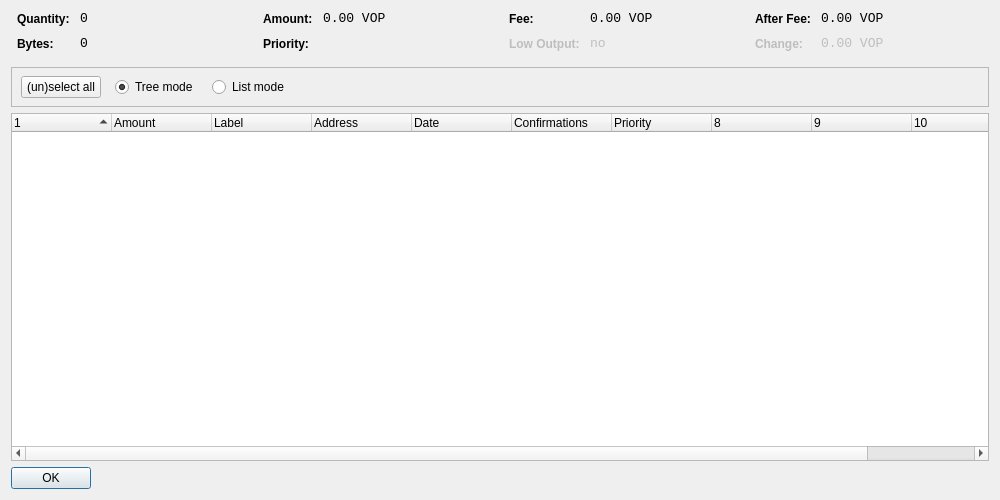
<?xml version="1.0" encoding="UTF-8"?>
<ui version="4.0">
 <class>CoinControlDialog</class>
 <widget class="QDialog" name="CoinControlDialog">
  <property name="geometry">
   <rect>
    <x>0</x>
    <y>0</y>
    <width>1000</width>
    <height>500</height>
   </rect>
  </property>
  <property name="windowTitle">
   <string>Coin Control</string>
  </property>
  <layout class="QVBoxLayout" name="verticalLayout">
   <item>
    <layout class="QHBoxLayout" name="horizontalLayoutTop" stretch="0,0,0,0">
     <property name="topMargin">
      <number>0</number>
     </property>
     <property name="bottomMargin">
      <number>10</number>
     </property>
     <item>
      <layout class="QFormLayout" name="formLayoutCoinControl1">
       <property name="horizontalSpacing">
        <number>10</number>
       </property>
       <property name="verticalSpacing">
        <number>10</number>
       </property>
       <property name="leftMargin">
        <number>6</number>
       </property>
       <property name="rightMargin">
        <number>6</number>
       </property>
       <item row="0" column="0">
        <widget class="QLabel" name="labelCoinControlQuantityText">
         <property name="styleSheet">
          <string notr="true">font-weight:bold;</string>
         </property>
         <property name="text">
          <string>Quantity:</string>
         </property>
        </widget>
       </item>
       <item row="0" column="1">
        <widget class="QLabel" name="labelCoinControlQuantity">
         <property name="font">
          <font>
           <family>Monospace</family>
           <pointsize>10</pointsize>
          </font>
         </property>
         <property name="cursor">
          <cursorShape>IBeamCursor</cursorShape>
         </property>
         <property name="contextMenuPolicy">
          <enum>Qt::ActionsContextMenu</enum>
         </property>
         <property name="text">
          <string notr="true">0</string>
         </property>
         <property name="textInteractionFlags">
          <set>Qt::LinksAccessibleByMouse|Qt::TextSelectableByKeyboard|Qt::TextSelectableByMouse</set>
         </property>
        </widget>
       </item>
       <item row="1" column="0">
        <widget class="QLabel" name="labelCoinControlBytesText">
         <property name="styleSheet">
          <string notr="true">font-weight:bold;</string>
         </property>
         <property name="text">
          <string>Bytes:</string>
         </property>
        </widget>
       </item>
       <item row="1" column="1">
        <widget class="QLabel" name="labelCoinControlBytes">
         <property name="font">
          <font>
           <family>Monospace</family>
           <pointsize>10</pointsize>
          </font>
         </property>
         <property name="cursor">
          <cursorShape>IBeamCursor</cursorShape>
         </property>
         <property name="contextMenuPolicy">
          <enum>Qt::ActionsContextMenu</enum>
         </property>
         <property name="text">
          <string notr="true">0</string>
         </property>
         <property name="textInteractionFlags">
          <set>Qt::LinksAccessibleByMouse|Qt::TextSelectableByKeyboard|Qt::TextSelectableByMouse</set>
         </property>
        </widget>
       </item>
      </layout>
     </item>
     <item>
      <layout class="QFormLayout" name="formLayoutCoinControl2">
       <property name="horizontalSpacing">
        <number>10</number>
       </property>
       <property name="verticalSpacing">
        <number>10</number>
       </property>
       <property name="leftMargin">
        <number>6</number>
       </property>
       <property name="rightMargin">
        <number>6</number>
       </property>
       <item row="0" column="0">
        <widget class="QLabel" name="labelCoinControlAmountText">
         <property name="styleSheet">
          <string notr="true">font-weight:bold;</string>
         </property>
         <property name="text">
          <string>Amount:</string>
         </property>
        </widget>
       </item>
       <item row="0" column="1">
        <widget class="QLabel" name="labelCoinControlAmount">
         <property name="font">
          <font>
           <family>Monospace</family>
           <pointsize>10</pointsize>
          </font>
         </property>
         <property name="cursor">
          <cursorShape>IBeamCursor</cursorShape>
         </property>
         <property name="contextMenuPolicy">
          <enum>Qt::ActionsContextMenu</enum>
         </property>
         <property name="text">
          <string notr="true">0.00 VOP</string>
         </property>
         <property name="textInteractionFlags">
          <set>Qt::LinksAccessibleByMouse|Qt::TextSelectableByKeyboard|Qt::TextSelectableByMouse</set>
         </property>
        </widget>
       </item>
       <item row="1" column="0">
        <widget class="QLabel" name="labelCoinControlPriorityText">
         <property name="styleSheet">
          <string notr="true">font-weight:bold;</string>
         </property>
         <property name="text">
          <string>Priority:</string>
         </property>
        </widget>
       </item>
       <item row="1" column="1">
        <widget class="QLabel" name="labelCoinControlPriority">
         <property name="font">
          <font>
           <family>Monospace</family>
           <pointsize>10</pointsize>
          </font>
         </property>
         <property name="cursor">
          <cursorShape>IBeamCursor</cursorShape>
         </property>
         <property name="contextMenuPolicy">
          <enum>Qt::ActionsContextMenu</enum>
         </property>
         <property name="text">
          <string/>
         </property>
         <property name="textInteractionFlags">
          <set>Qt::LinksAccessibleByMouse|Qt::TextSelectableByKeyboard|Qt::TextSelectableByMouse</set>
         </property>
        </widget>
       </item>
      </layout>
     </item>
     <item>
      <layout class="QFormLayout" name="formLayoutCoinControl3">
       <property name="horizontalSpacing">
        <number>10</number>
       </property>
       <property name="verticalSpacing">
        <number>10</number>
       </property>
       <property name="leftMargin">
        <number>6</number>
       </property>
       <property name="rightMargin">
        <number>6</number>
       </property>
       <item row="0" column="0">
        <widget class="QLabel" name="labelCoinControlFeeText">
         <property name="styleSheet">
          <string notr="true">font-weight:bold;</string>
         </property>
         <property name="text">
          <string>Fee:</string>
         </property>
        </widget>
       </item>
       <item row="0" column="1">
        <widget class="QLabel" name="labelCoinControlFee">
         <property name="font">
          <font>
           <family>Monospace</family>
           <pointsize>10</pointsize>
          </font>
         </property>
         <property name="cursor">
          <cursorShape>IBeamCursor</cursorShape>
         </property>
         <property name="contextMenuPolicy">
          <enum>Qt::ActionsContextMenu</enum>
         </property>
         <property name="text">
          <string notr="true">0.00 VOP</string>
         </property>
         <property name="textInteractionFlags">
          <set>Qt::LinksAccessibleByMouse|Qt::TextSelectableByKeyboard|Qt::TextSelectableByMouse</set>
         </property>
        </widget>
       </item>
       <item row="1" column="0">
        <widget class="QLabel" name="labelCoinControlLowOutputText">
         <property name="enabled">
          <bool>false</bool>
         </property>
         <property name="styleSheet">
          <string notr="true">font-weight:bold;</string>
         </property>
         <property name="text">
          <string>Low Output:</string>
         </property>
        </widget>
       </item>
       <item row="1" column="1">
        <widget class="QLabel" name="labelCoinControlLowOutput">
         <property name="enabled">
          <bool>false</bool>
         </property>
         <property name="font">
          <font>
           <family>Monospace</family>
           <pointsize>10</pointsize>
          </font>
         </property>
         <property name="cursor">
          <cursorShape>IBeamCursor</cursorShape>
         </property>
         <property name="contextMenuPolicy">
          <enum>Qt::ActionsContextMenu</enum>
         </property>
         <property name="text">
          <string notr="true">no</string>
         </property>
         <property name="textInteractionFlags">
          <set>Qt::LinksAccessibleByMouse|Qt::TextSelectableByKeyboard|Qt::TextSelectableByMouse</set>
         </property>
        </widget>
       </item>
      </layout>
     </item>
     <item>
      <layout class="QFormLayout" name="formLayoutCoinControl4">
       <property name="horizontalSpacing">
        <number>10</number>
       </property>
       <property name="verticalSpacing">
        <number>10</number>
       </property>
       <property name="leftMargin">
        <number>6</number>
       </property>
       <property name="rightMargin">
        <number>6</number>
       </property>
       <item row="0" column="0">
        <widget class="QLabel" name="labelCoinControlAfterFeeText">
         <property name="styleSheet">
          <string notr="true">font-weight:bold;</string>
         </property>
         <property name="text">
          <string>After Fee:</string>
         </property>
        </widget>
       </item>
       <item row="0" column="1">
        <widget class="QLabel" name="labelCoinControlAfterFee">
         <property name="font">
          <font>
           <family>Monospace</family>
           <pointsize>10</pointsize>
          </font>
         </property>
         <property name="cursor">
          <cursorShape>IBeamCursor</cursorShape>
         </property>
         <property name="contextMenuPolicy">
          <enum>Qt::ActionsContextMenu</enum>
         </property>
         <property name="text">
          <string notr="true">0.00 VOP</string>
         </property>
         <property name="textInteractionFlags">
          <set>Qt::LinksAccessibleByMouse|Qt::TextSelectableByKeyboard|Qt::TextSelectableByMouse</set>
         </property>
        </widget>
       </item>
       <item row="1" column="0">
        <widget class="QLabel" name="labelCoinControlChangeText">
         <property name="enabled">
          <bool>false</bool>
         </property>
         <property name="styleSheet">
          <string notr="true">font-weight:bold;</string>
         </property>
         <property name="text">
          <string>Change:</string>
         </property>
        </widget>
       </item>
       <item row="1" column="1">
        <widget class="QLabel" name="labelCoinControlChange">
         <property name="enabled">
          <bool>false</bool>
         </property>
         <property name="font">
          <font>
           <family>Monospace</family>
           <pointsize>10</pointsize>
          </font>
         </property>
         <property name="cursor">
          <cursorShape>IBeamCursor</cursorShape>
         </property>
         <property name="contextMenuPolicy">
          <enum>Qt::ActionsContextMenu</enum>
         </property>
         <property name="text">
          <string notr="true">0.00 VOP</string>
         </property>
         <property name="textInteractionFlags">
          <set>Qt::LinksAccessibleByMouse|Qt::TextSelectableByKeyboard|Qt::TextSelectableByMouse</set>
         </property>
        </widget>
       </item>
      </layout>
     </item>
    </layout>
   </item>
   <item>
    <widget class="QFrame" name="frame">
     <property name="minimumSize">
      <size>
       <width>0</width>
       <height>40</height>
      </size>
     </property>
     <property name="frameShape">
      <enum>QFrame::StyledPanel</enum>
     </property>
     <property name="frameShadow">
      <enum>QFrame::Sunken</enum>
     </property>
     <widget class="QWidget" name="horizontalLayoutWidget">
      <property name="geometry">
       <rect>
        <x>10</x>
        <y>0</y>
        <width>781</width>
        <height>41</height>
       </rect>
      </property>
      <layout class="QHBoxLayout" name="horizontalLayoutPanel" stretch="0,0,0,0,0">
       <property name="spacing">
        <number>14</number>
       </property>
       <item>
        <widget class="QPushButton" name="pushButtonSelectAll">
         <property name="sizePolicy">
          <sizepolicy hsizetype="Maximum" vsizetype="Fixed">
           <horstretch>0</horstretch>
           <verstretch>0</verstretch>
          </sizepolicy>
         </property>
         <property name="text">
          <string>(un)select all</string>
         </property>
        </widget>
       </item>
       <item>
        <widget class="QRadioButton" name="radioTreeMode">
         <property name="sizePolicy">
          <sizepolicy hsizetype="Maximum" vsizetype="Fixed">
           <horstretch>0</horstretch>
           <verstretch>0</verstretch>
          </sizepolicy>
         </property>
         <property name="text">
          <string>Tree mode</string>
         </property>
         <property name="checked">
          <bool>true</bool>
         </property>
        </widget>
       </item>
       <item>
        <widget class="QRadioButton" name="radioListMode">
         <property name="sizePolicy">
          <sizepolicy hsizetype="Maximum" vsizetype="Fixed">
           <horstretch>0</horstretch>
           <verstretch>0</verstretch>
          </sizepolicy>
         </property>
         <property name="text">
          <string>List mode</string>
         </property>
        </widget>
       </item>
       <item>
        <spacer name="horizontalSpacer">
         <property name="orientation">
          <enum>Qt::Horizontal</enum>
         </property>
         <property name="sizeHint" stdset="0">
          <size>
           <width>40</width>
           <height>20</height>
          </size>
         </property>
        </spacer>
       </item>
      </layout>
     </widget>
    </widget>
   </item>
   <item>
    <widget class="CoinControlTreeWidget" name="treeWidget">
     <property name="contextMenuPolicy">
      <enum>Qt::CustomContextMenu</enum>
     </property>
     <property name="sortingEnabled">
      <bool>false</bool>
     </property>
     <property name="columnCount">
      <number>11</number>
     </property>
     <attribute name="headerShowSortIndicator" stdset="0">
      <bool>true</bool>
     </attribute>
     <attribute name="headerStretchLastSection">
      <bool>false</bool>
     </attribute>
     <column>
      <property name="text">
       <string/>
      </property>
     </column>
     <column>
      <property name="text">
       <string>Amount</string>
      </property>
     </column>
     <column>
      <property name="text">
       <string>Label</string>
      </property>
     </column>
     <column>
      <property name="text">
       <string>Address</string>
      </property>
     </column>
     <column>
      <property name="text">
       <string>Date</string>
      </property>
     </column>
     <column>
      <property name="text">
       <string>Confirmations</string>
      </property>
      <property name="toolTip">
       <string>Confirmed</string>
      </property>
     </column>
     <column>
      <property name="text">
       <string>Priority</string>
      </property>
     </column>
     <column>
      <property name="text">
       <string/>
      </property>
     </column>
     <column>
      <property name="text">
       <string/>
      </property>
     </column>
     <column>
      <property name="text">
       <string/>
      </property>
     </column>
     <column>
      <property name="text">
       <string/>
      </property>
     </column>
    </widget>
   </item>
   <item>
    <widget class="QDialogButtonBox" name="buttonBox">
     <property name="sizePolicy">
      <sizepolicy hsizetype="Maximum" vsizetype="Fixed">
       <horstretch>0</horstretch>
       <verstretch>0</verstretch>
      </sizepolicy>
     </property>
     <property name="orientation">
      <enum>Qt::Horizontal</enum>
     </property>
     <property name="standardButtons">
      <set>QDialogButtonBox::Ok</set>
     </property>
    </widget>
   </item>
  </layout>
 </widget>
 <customwidgets>
  <customwidget>
   <class>CoinControlTreeWidget</class>
   <extends>QTreeWidget</extends>
   <header>coincontroltreewidget.h</header>
  </customwidget>
 </customwidgets>
 <resources/>
 <connections/>
</ui>
